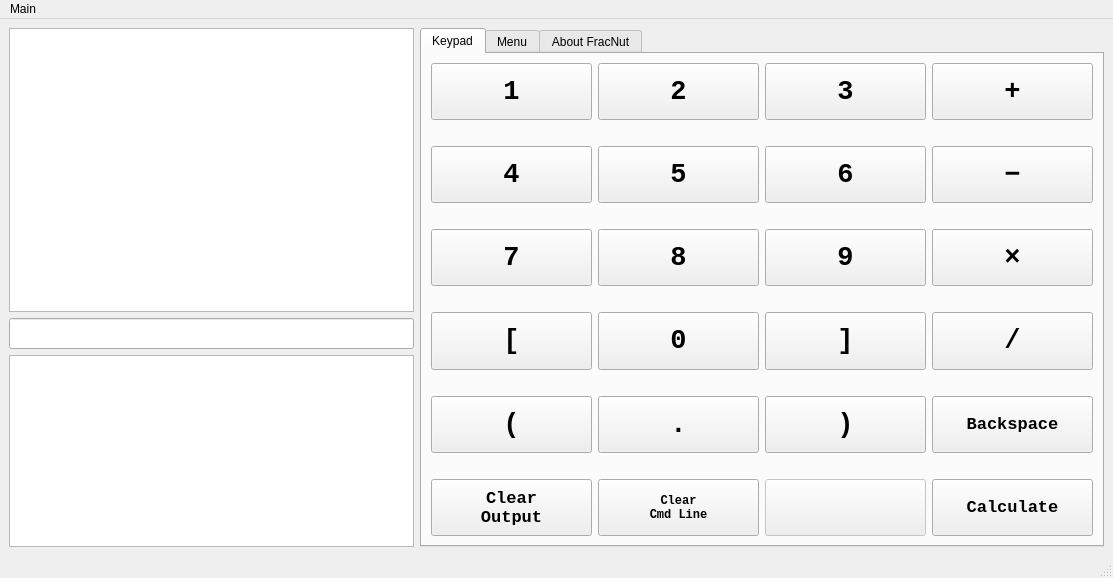
<?xml version="1.0" encoding="UTF-8"?>
<ui version="4.0">
 <class>MainWindow</class>
 <widget class="QMainWindow" name="MainWindow">
  <property name="enabled">
   <bool>true</bool>
  </property>
  <property name="geometry">
   <rect>
    <x>0</x>
    <y>0</y>
    <width>1113</width>
    <height>578</height>
   </rect>
  </property>
  <property name="windowTitle">
   <string>FracNut</string>
  </property>
  <widget class="QWidget" name="centralwidget">
   <layout class="QGridLayout" name="gridLayout">
    <item row="1" column="1">
     <widget class="QTabWidget" name="TabBar">
      <property name="enabled">
       <bool>true</bool>
      </property>
      <property name="sizePolicy">
       <sizepolicy hsizetype="Expanding" vsizetype="Expanding">
        <horstretch>0</horstretch>
        <verstretch>1</verstretch>
       </sizepolicy>
      </property>
      <property name="toolTip">
       <string>&lt;html&gt;&lt;head/&gt;&lt;body&gt;&lt;p&gt;&lt;br/&gt;&lt;/p&gt;&lt;/body&gt;&lt;/html&gt;</string>
      </property>
      <property name="currentIndex">
       <number>0</number>
      </property>
      <widget class="QWidget" name="Keypad">
       <attribute name="title">
        <string>Keypad</string>
       </attribute>
       <layout class="QGridLayout" name="gridLayout_2">
        <item row="3" column="0">
         <spacer name="horizontalSpacer_3">
          <property name="orientation">
           <enum>Qt::Horizontal</enum>
          </property>
          <property name="sizeHint" stdset="0">
           <size>
            <width>40</width>
            <height>20</height>
           </size>
          </property>
         </spacer>
        </item>
        <item row="0" column="0">
         <layout class="QHBoxLayout" name="horizontalLayout_2">
          <item>
           <widget class="QPushButton" name="Keypad1">
            <property name="sizePolicy">
             <sizepolicy hsizetype="Expanding" vsizetype="Expanding">
              <horstretch>0</horstretch>
              <verstretch>0</verstretch>
             </sizepolicy>
            </property>
            <property name="font">
             <font>
              <family>Courier New</family>
              <pointsize>20</pointsize>
              <bold>true</bold>
             </font>
            </property>
            <property name="text">
             <string>1</string>
            </property>
           </widget>
          </item>
          <item>
           <widget class="QPushButton" name="Keypad2">
            <property name="sizePolicy">
             <sizepolicy hsizetype="Expanding" vsizetype="Expanding">
              <horstretch>0</horstretch>
              <verstretch>0</verstretch>
             </sizepolicy>
            </property>
            <property name="font">
             <font>
              <family>Courier New</family>
              <pointsize>20</pointsize>
              <bold>true</bold>
             </font>
            </property>
            <property name="text">
             <string>2</string>
            </property>
           </widget>
          </item>
          <item>
           <widget class="QPushButton" name="Keypad3">
            <property name="sizePolicy">
             <sizepolicy hsizetype="Expanding" vsizetype="Expanding">
              <horstretch>0</horstretch>
              <verstretch>0</verstretch>
             </sizepolicy>
            </property>
            <property name="font">
             <font>
              <family>Courier New</family>
              <pointsize>20</pointsize>
              <bold>true</bold>
             </font>
            </property>
            <property name="text">
             <string>3</string>
            </property>
           </widget>
          </item>
          <item>
           <widget class="QPushButton" name="KeypadPlus">
            <property name="sizePolicy">
             <sizepolicy hsizetype="Expanding" vsizetype="Expanding">
              <horstretch>0</horstretch>
              <verstretch>0</verstretch>
             </sizepolicy>
            </property>
            <property name="font">
             <font>
              <family>Courier New</family>
              <pointsize>20</pointsize>
              <bold>true</bold>
             </font>
            </property>
            <property name="text">
             <string>+</string>
            </property>
           </widget>
          </item>
         </layout>
        </item>
        <item row="1" column="0">
         <spacer name="horizontalSpacer_4">
          <property name="orientation">
           <enum>Qt::Horizontal</enum>
          </property>
          <property name="sizeHint" stdset="0">
           <size>
            <width>40</width>
            <height>20</height>
           </size>
          </property>
         </spacer>
        </item>
        <item row="5" column="0">
         <layout class="QHBoxLayout" name="horizontalLayout_4">
          <item>
           <widget class="QPushButton" name="Keypad7">
            <property name="sizePolicy">
             <sizepolicy hsizetype="Expanding" vsizetype="Expanding">
              <horstretch>0</horstretch>
              <verstretch>0</verstretch>
             </sizepolicy>
            </property>
            <property name="font">
             <font>
              <family>Courier New</family>
              <pointsize>20</pointsize>
              <bold>true</bold>
             </font>
            </property>
            <property name="text">
             <string>7</string>
            </property>
           </widget>
          </item>
          <item>
           <widget class="QPushButton" name="Keypad8">
            <property name="sizePolicy">
             <sizepolicy hsizetype="Expanding" vsizetype="Expanding">
              <horstretch>0</horstretch>
              <verstretch>0</verstretch>
             </sizepolicy>
            </property>
            <property name="font">
             <font>
              <family>Courier New</family>
              <pointsize>20</pointsize>
              <bold>true</bold>
             </font>
            </property>
            <property name="text">
             <string>8</string>
            </property>
           </widget>
          </item>
          <item>
           <widget class="QPushButton" name="Keypad9">
            <property name="sizePolicy">
             <sizepolicy hsizetype="Expanding" vsizetype="Expanding">
              <horstretch>0</horstretch>
              <verstretch>0</verstretch>
             </sizepolicy>
            </property>
            <property name="font">
             <font>
              <family>Courier New</family>
              <pointsize>20</pointsize>
              <bold>true</bold>
             </font>
            </property>
            <property name="text">
             <string>9</string>
            </property>
           </widget>
          </item>
          <item>
           <widget class="QPushButton" name="KeypadMultiply">
            <property name="sizePolicy">
             <sizepolicy hsizetype="Expanding" vsizetype="Expanding">
              <horstretch>0</horstretch>
              <verstretch>0</verstretch>
             </sizepolicy>
            </property>
            <property name="font">
             <font>
              <family>Courier New</family>
              <pointsize>20</pointsize>
              <bold>true</bold>
             </font>
            </property>
            <property name="text">
             <string>×</string>
            </property>
           </widget>
          </item>
         </layout>
        </item>
        <item row="14" column="0">
         <spacer name="horizontalSpacer_1">
          <property name="orientation">
           <enum>Qt::Horizontal</enum>
          </property>
          <property name="sizeHint" stdset="0">
           <size>
            <width>40</width>
            <height>20</height>
           </size>
          </property>
         </spacer>
        </item>
        <item row="2" column="0">
         <layout class="QHBoxLayout" name="horizontalLayout_3">
          <item>
           <widget class="QPushButton" name="Keypad4">
            <property name="sizePolicy">
             <sizepolicy hsizetype="Expanding" vsizetype="Expanding">
              <horstretch>0</horstretch>
              <verstretch>0</verstretch>
             </sizepolicy>
            </property>
            <property name="font">
             <font>
              <family>Courier New</family>
              <pointsize>20</pointsize>
              <bold>true</bold>
             </font>
            </property>
            <property name="text">
             <string>4</string>
            </property>
           </widget>
          </item>
          <item>
           <widget class="QPushButton" name="Keypad5">
            <property name="sizePolicy">
             <sizepolicy hsizetype="Expanding" vsizetype="Expanding">
              <horstretch>0</horstretch>
              <verstretch>0</verstretch>
             </sizepolicy>
            </property>
            <property name="font">
             <font>
              <family>Courier New</family>
              <pointsize>20</pointsize>
              <bold>true</bold>
             </font>
            </property>
            <property name="text">
             <string>5</string>
            </property>
           </widget>
          </item>
          <item>
           <widget class="QPushButton" name="Keypad6">
            <property name="sizePolicy">
             <sizepolicy hsizetype="Expanding" vsizetype="Expanding">
              <horstretch>0</horstretch>
              <verstretch>0</verstretch>
             </sizepolicy>
            </property>
            <property name="font">
             <font>
              <family>Courier New</family>
              <pointsize>20</pointsize>
              <bold>true</bold>
             </font>
            </property>
            <property name="text">
             <string>6</string>
            </property>
           </widget>
          </item>
          <item>
           <widget class="QPushButton" name="KeypadMinus">
            <property name="sizePolicy">
             <sizepolicy hsizetype="Expanding" vsizetype="Expanding">
              <horstretch>0</horstretch>
              <verstretch>0</verstretch>
             </sizepolicy>
            </property>
            <property name="font">
             <font>
              <family>Courier New</family>
              <pointsize>20</pointsize>
              <bold>true</bold>
             </font>
            </property>
            <property name="text">
             <string>−</string>
            </property>
           </widget>
          </item>
         </layout>
        </item>
        <item row="7" column="0">
         <layout class="QHBoxLayout" name="horizontalLayout_5">
          <item>
           <widget class="QPushButton" name="KeypadLeftBracket">
            <property name="sizePolicy">
             <sizepolicy hsizetype="Expanding" vsizetype="Expanding">
              <horstretch>0</horstretch>
              <verstretch>0</verstretch>
             </sizepolicy>
            </property>
            <property name="font">
             <font>
              <family>Courier New</family>
              <pointsize>20</pointsize>
              <bold>true</bold>
             </font>
            </property>
            <property name="text">
             <string>[</string>
            </property>
           </widget>
          </item>
          <item>
           <widget class="QPushButton" name="Keypad0">
            <property name="sizePolicy">
             <sizepolicy hsizetype="Expanding" vsizetype="Expanding">
              <horstretch>0</horstretch>
              <verstretch>0</verstretch>
             </sizepolicy>
            </property>
            <property name="font">
             <font>
              <family>Courier New</family>
              <pointsize>20</pointsize>
              <bold>true</bold>
             </font>
            </property>
            <property name="text">
             <string>0</string>
            </property>
           </widget>
          </item>
          <item>
           <widget class="QPushButton" name="KeypadRightBracket">
            <property name="sizePolicy">
             <sizepolicy hsizetype="MinimumExpanding" vsizetype="Expanding">
              <horstretch>0</horstretch>
              <verstretch>0</verstretch>
             </sizepolicy>
            </property>
            <property name="font">
             <font>
              <family>Courier New</family>
              <pointsize>20</pointsize>
              <bold>true</bold>
             </font>
            </property>
            <property name="text">
             <string>]</string>
            </property>
           </widget>
          </item>
          <item>
           <widget class="QPushButton" name="KeypadDivide">
            <property name="sizePolicy">
             <sizepolicy hsizetype="Expanding" vsizetype="Expanding">
              <horstretch>0</horstretch>
              <verstretch>0</verstretch>
             </sizepolicy>
            </property>
            <property name="font">
             <font>
              <family>Courier New</family>
              <pointsize>20</pointsize>
              <bold>true</bold>
             </font>
            </property>
            <property name="text">
             <string>/</string>
            </property>
           </widget>
          </item>
         </layout>
        </item>
        <item row="15" column="0">
         <layout class="QHBoxLayout" name="horizontalLayout_6">
          <item>
           <widget class="QPushButton" name="KeypadClearOutput">
            <property name="enabled">
             <bool>true</bool>
            </property>
            <property name="sizePolicy">
             <sizepolicy hsizetype="Expanding" vsizetype="Expanding">
              <horstretch>0</horstretch>
              <verstretch>0</verstretch>
             </sizepolicy>
            </property>
            <property name="font">
             <font>
              <family>Courier New</family>
              <pointsize>13</pointsize>
              <bold>true</bold>
             </font>
            </property>
            <property name="text">
             <string>Clear
Output</string>
            </property>
           </widget>
          </item>
          <item>
           <widget class="QPushButton" name="KeypadClearCommandLine">
            <property name="enabled">
             <bool>true</bool>
            </property>
            <property name="sizePolicy">
             <sizepolicy hsizetype="Expanding" vsizetype="Expanding">
              <horstretch>0</horstretch>
              <verstretch>0</verstretch>
             </sizepolicy>
            </property>
            <property name="font">
             <font>
              <family>Courier New</family>
              <bold>true</bold>
             </font>
            </property>
            <property name="text">
             <string>Clear
Cmd Line</string>
            </property>
           </widget>
          </item>
          <item>
           <widget class="QPushButton" name="BLANK1">
            <property name="enabled">
             <bool>false</bool>
            </property>
            <property name="sizePolicy">
             <sizepolicy hsizetype="Expanding" vsizetype="Expanding">
              <horstretch>0</horstretch>
              <verstretch>0</verstretch>
             </sizepolicy>
            </property>
            <property name="text">
             <string/>
            </property>
           </widget>
          </item>
          <item>
           <widget class="QPushButton" name="KeypadCalculate">
            <property name="enabled">
             <bool>true</bool>
            </property>
            <property name="sizePolicy">
             <sizepolicy hsizetype="Expanding" vsizetype="Expanding">
              <horstretch>0</horstretch>
              <verstretch>0</verstretch>
             </sizepolicy>
            </property>
            <property name="font">
             <font>
              <family>Courier New</family>
              <pointsize>13</pointsize>
              <bold>true</bold>
             </font>
            </property>
            <property name="text">
             <string>Calculate</string>
            </property>
           </widget>
          </item>
         </layout>
        </item>
        <item row="9" column="0">
         <layout class="QHBoxLayout" name="horizontalLayout_9">
          <item>
           <widget class="QPushButton" name="KeypadLeftParentheses">
            <property name="sizePolicy">
             <sizepolicy hsizetype="Expanding" vsizetype="Expanding">
              <horstretch>0</horstretch>
              <verstretch>0</verstretch>
             </sizepolicy>
            </property>
            <property name="font">
             <font>
              <family>Courier New</family>
              <pointsize>20</pointsize>
              <bold>true</bold>
             </font>
            </property>
            <property name="text">
             <string>(</string>
            </property>
           </widget>
          </item>
          <item>
           <widget class="QPushButton" name="KeypadDot">
            <property name="sizePolicy">
             <sizepolicy hsizetype="Expanding" vsizetype="Expanding">
              <horstretch>0</horstretch>
              <verstretch>0</verstretch>
             </sizepolicy>
            </property>
            <property name="font">
             <font>
              <family>Courier New</family>
              <pointsize>20</pointsize>
              <bold>true</bold>
             </font>
            </property>
            <property name="text">
             <string>.</string>
            </property>
           </widget>
          </item>
          <item>
           <widget class="QPushButton" name="KeypadRightparentheses">
            <property name="sizePolicy">
             <sizepolicy hsizetype="Expanding" vsizetype="Expanding">
              <horstretch>0</horstretch>
              <verstretch>0</verstretch>
             </sizepolicy>
            </property>
            <property name="font">
             <font>
              <family>Courier New</family>
              <pointsize>20</pointsize>
              <bold>true</bold>
             </font>
            </property>
            <property name="text">
             <string>)</string>
            </property>
           </widget>
          </item>
          <item>
           <widget class="QPushButton" name="KeypadBackspace">
            <property name="sizePolicy">
             <sizepolicy hsizetype="Expanding" vsizetype="Expanding">
              <horstretch>0</horstretch>
              <verstretch>0</verstretch>
             </sizepolicy>
            </property>
            <property name="font">
             <font>
              <family>Courier New</family>
              <pointsize>13</pointsize>
              <bold>true</bold>
             </font>
            </property>
            <property name="text">
             <string>Backspace</string>
            </property>
           </widget>
          </item>
         </layout>
        </item>
        <item row="8" column="0">
         <spacer name="horizontalSpacer_5">
          <property name="orientation">
           <enum>Qt::Horizontal</enum>
          </property>
          <property name="sizeHint" stdset="0">
           <size>
            <width>40</width>
            <height>20</height>
           </size>
          </property>
         </spacer>
        </item>
        <item row="6" column="0">
         <spacer name="horizontalSpacer_2">
          <property name="orientation">
           <enum>Qt::Horizontal</enum>
          </property>
          <property name="sizeHint" stdset="0">
           <size>
            <width>40</width>
            <height>20</height>
           </size>
          </property>
         </spacer>
        </item>
       </layout>
      </widget>
      <widget class="QWidget" name="Menu">
       <property name="enabled">
        <bool>true</bool>
       </property>
       <attribute name="title">
        <string>Menu</string>
       </attribute>
       <layout class="QGridLayout" name="gridLayout_3">
        <item row="8" column="0">
         <layout class="QHBoxLayout" name="horizontalLayout_8">
          <item>
           <widget class="QPushButton" name="MenuClearOutput">
            <property name="sizePolicy">
             <sizepolicy hsizetype="Expanding" vsizetype="Expanding">
              <horstretch>0</horstretch>
              <verstretch>0</verstretch>
             </sizepolicy>
            </property>
            <property name="font">
             <font>
              <family>Courier New</family>
              <pointsize>13</pointsize>
              <bold>true</bold>
             </font>
            </property>
            <property name="text">
             <string>Clear
Output</string>
            </property>
           </widget>
          </item>
          <item>
           <widget class="QPushButton" name="MenuClearCommandLine">
            <property name="sizePolicy">
             <sizepolicy hsizetype="Expanding" vsizetype="Expanding">
              <horstretch>0</horstretch>
              <verstretch>0</verstretch>
             </sizepolicy>
            </property>
            <property name="font">
             <font>
              <family>Courier New</family>
              <pointsize>13</pointsize>
              <bold>true</bold>
             </font>
            </property>
            <property name="text">
             <string>Clear
Cmd Line</string>
            </property>
           </widget>
          </item>
          <item>
           <widget class="QPushButton" name="BLANK2">
            <property name="enabled">
             <bool>false</bool>
            </property>
            <property name="sizePolicy">
             <sizepolicy hsizetype="Expanding" vsizetype="Expanding">
              <horstretch>0</horstretch>
              <verstretch>0</verstretch>
             </sizepolicy>
            </property>
            <property name="text">
             <string/>
            </property>
           </widget>
          </item>
          <item>
           <widget class="QPushButton" name="MenuCalculate">
            <property name="sizePolicy">
             <sizepolicy hsizetype="Expanding" vsizetype="Expanding">
              <horstretch>0</horstretch>
              <verstretch>0</verstretch>
             </sizepolicy>
            </property>
            <property name="font">
             <font>
              <family>Courier New</family>
              <bold>true</bold>
             </font>
            </property>
            <property name="text">
             <string>Calculate</string>
            </property>
           </widget>
          </item>
         </layout>
        </item>
        <item row="4" column="0">
         <layout class="QHBoxLayout" name="horizontalLayout_10">
          <item>
           <widget class="QPushButton" name="MenuDecimal">
            <property name="sizePolicy">
             <sizepolicy hsizetype="Expanding" vsizetype="Expanding">
              <horstretch>0</horstretch>
              <verstretch>0</verstretch>
             </sizepolicy>
            </property>
            <property name="font">
             <font>
              <family>Courier New</family>
              <bold>true</bold>
             </font>
            </property>
            <property name="text">
             <string>Decimal</string>
            </property>
           </widget>
          </item>
          <item>
           <widget class="QPushButton" name="MenuDecimalLastResult">
            <property name="sizePolicy">
             <sizepolicy hsizetype="Expanding" vsizetype="Expanding">
              <horstretch>0</horstretch>
              <verstretch>0</verstretch>
             </sizepolicy>
            </property>
            <property name="font">
             <font>
              <family>Courier New</family>
              <pointsize>13</pointsize>
              <bold>true</bold>
             </font>
            </property>
            <property name="text">
             <string>Decimal
Last Result</string>
            </property>
           </widget>
          </item>
          <item>
           <widget class="QPushButton" name="MenuDecimalClioboard">
            <property name="sizePolicy">
             <sizepolicy hsizetype="Expanding" vsizetype="Expanding">
              <horstretch>0</horstretch>
              <verstretch>0</verstretch>
             </sizepolicy>
            </property>
            <property name="font">
             <font>
              <family>Courier New</family>
              <bold>true</bold>
             </font>
            </property>
            <property name="text">
             <string>Decimal
Clipboard</string>
            </property>
           </widget>
          </item>
         </layout>
        </item>
        <item row="2" column="0">
         <layout class="QHBoxLayout" name="horizontalLayout_7">
          <item>
           <widget class="QPushButton" name="MenuSaveToClipboard">
            <property name="sizePolicy">
             <sizepolicy hsizetype="Expanding" vsizetype="Expanding">
              <horstretch>0</horstretch>
              <verstretch>0</verstretch>
             </sizepolicy>
            </property>
            <property name="font">
             <font>
              <family>Courier New</family>
              <pointsize>13</pointsize>
              <bold>true</bold>
             </font>
            </property>
            <property name="text">
             <string>Save to 
Clipboard</string>
            </property>
           </widget>
          </item>
          <item>
           <widget class="QPushButton" name="MenuClipboard">
            <property name="sizePolicy">
             <sizepolicy hsizetype="Expanding" vsizetype="Expanding">
              <horstretch>0</horstretch>
              <verstretch>0</verstretch>
             </sizepolicy>
            </property>
            <property name="font">
             <font>
              <family>Courier New</family>
              <pointsize>13</pointsize>
              <bold>true</bold>
             </font>
            </property>
            <property name="text">
             <string>Clipboard</string>
            </property>
           </widget>
          </item>
          <item>
           <widget class="QPushButton" name="MenuUseClipboard">
            <property name="sizePolicy">
             <sizepolicy hsizetype="Expanding" vsizetype="Expanding">
              <horstretch>0</horstretch>
              <verstretch>0</verstretch>
             </sizepolicy>
            </property>
            <property name="font">
             <font>
              <family>Courier New</family>
              <pointsize>13</pointsize>
              <bold>true</bold>
             </font>
            </property>
            <property name="text">
             <string>Use
Clipboard</string>
            </property>
           </widget>
          </item>
          <item>
           <widget class="QPushButton" name="MenuRemoveClipboard">
            <property name="sizePolicy">
             <sizepolicy hsizetype="Expanding" vsizetype="Expanding">
              <horstretch>0</horstretch>
              <verstretch>0</verstretch>
             </sizepolicy>
            </property>
            <property name="font">
             <font>
              <family>Courier New</family>
              <pointsize>13</pointsize>
              <bold>true</bold>
             </font>
            </property>
            <property name="text">
             <string>Remove
Clipboard</string>
            </property>
           </widget>
          </item>
         </layout>
        </item>
        <item row="5" column="0">
         <spacer name="horizontalSpacer_8">
          <property name="orientation">
           <enum>Qt::Horizontal</enum>
          </property>
          <property name="sizeHint" stdset="0">
           <size>
            <width>40</width>
            <height>20</height>
           </size>
          </property>
         </spacer>
        </item>
        <item row="3" column="0">
         <spacer name="horizontalSpacer_7">
          <property name="orientation">
           <enum>Qt::Horizontal</enum>
          </property>
          <property name="sizeHint" stdset="0">
           <size>
            <width>40</width>
            <height>20</height>
           </size>
          </property>
         </spacer>
        </item>
        <item row="6" column="0">
         <layout class="QVBoxLayout" name="verticalLayout">
          <item>
           <widget class="QPushButton" name="MenuGetForHelp">
            <property name="sizePolicy">
             <sizepolicy hsizetype="Expanding" vsizetype="Expanding">
              <horstretch>0</horstretch>
              <verstretch>0</verstretch>
             </sizepolicy>
            </property>
            <property name="font">
             <font>
              <family>Courier New</family>
              <pointsize>15</pointsize>
              <bold>true</bold>
             </font>
            </property>
            <property name="text">
             <string>Get For Help</string>
            </property>
           </widget>
          </item>
         </layout>
        </item>
        <item row="1" column="0">
         <spacer name="horizontalSpacer">
          <property name="orientation">
           <enum>Qt::Horizontal</enum>
          </property>
          <property name="sizeHint" stdset="0">
           <size>
            <width>40</width>
            <height>20</height>
           </size>
          </property>
         </spacer>
        </item>
        <item row="0" column="0">
         <layout class="QHBoxLayout" name="horizontalLayout">
          <item>
           <widget class="QPushButton" name="MenuLastResult">
            <property name="sizePolicy">
             <sizepolicy hsizetype="Expanding" vsizetype="Expanding">
              <horstretch>0</horstretch>
              <verstretch>0</verstretch>
             </sizepolicy>
            </property>
            <property name="font">
             <font>
              <family>Courier New</family>
              <pointsize>15</pointsize>
              <bold>true</bold>
             </font>
            </property>
            <property name="text">
             <string>Last Result</string>
            </property>
           </widget>
          </item>
          <item>
           <widget class="QPushButton" name="MenuUseLastResult">
            <property name="sizePolicy">
             <sizepolicy hsizetype="Expanding" vsizetype="Expanding">
              <horstretch>0</horstretch>
              <verstretch>0</verstretch>
             </sizepolicy>
            </property>
            <property name="font">
             <font>
              <family>Courier New</family>
              <pointsize>15</pointsize>
              <bold>true</bold>
             </font>
            </property>
            <property name="text">
             <string>Use
Last Result</string>
            </property>
           </widget>
          </item>
          <item>
           <widget class="QPushButton" name="MenuRemoveLastResult">
            <property name="sizePolicy">
             <sizepolicy hsizetype="Expanding" vsizetype="Expanding">
              <horstretch>0</horstretch>
              <verstretch>0</verstretch>
             </sizepolicy>
            </property>
            <property name="font">
             <font>
              <family>Courier New</family>
              <pointsize>15</pointsize>
              <bold>true</bold>
             </font>
            </property>
            <property name="text">
             <string>Remove
Last Result</string>
            </property>
           </widget>
          </item>
         </layout>
        </item>
        <item row="7" column="0">
         <spacer name="horizontalSpacer_6">
          <property name="orientation">
           <enum>Qt::Horizontal</enum>
          </property>
          <property name="sizeHint" stdset="0">
           <size>
            <width>40</width>
            <height>20</height>
           </size>
          </property>
         </spacer>
        </item>
       </layout>
      </widget>
      <widget class="QWidget" name="AboutFracNut">
       <property name="enabled">
        <bool>true</bool>
       </property>
       <attribute name="title">
        <string>About FracNut</string>
       </attribute>
       <layout class="QGridLayout" name="gridLayout_4">
        <item row="0" column="0">
         <layout class="QVBoxLayout" name="verticalLayout_3">
          <item>
           <widget class="QLabel" name="ApplicationName">
            <property name="font">
             <font>
              <family>Times New Roman</family>
              <pointsize>25</pointsize>
              <italic>false</italic>
              <bold>false</bold>
             </font>
            </property>
            <property name="text">
             <string>&lt;html&gt;&lt;head/&gt;&lt;body&gt;&lt;p&gt;&lt;span style=&quot; font-weight:700;&quot;&gt;FracNut🌰&lt;/span&gt; (Fraction Calculator)&lt;/p&gt;&lt;p&gt;by &lt;span style=&quot; font-weight:700;&quot;&gt;Frank Yang&lt;/span&gt;&lt;/p&gt;&lt;/body&gt;&lt;/html&gt;</string>
            </property>
            <property name="alignment">
             <set>Qt::AlignCenter</set>
            </property>
           </widget>
          </item>
          <item>
           <widget class="QLabel" name="ApplicationIntroduction">
            <property name="font">
             <font>
              <family>Times New Roman</family>
              <pointsize>15</pointsize>
             </font>
            </property>
            <property name="text">
             <string>&lt;html&gt;&lt;head/&gt;&lt;body&gt;&lt;p&gt;&lt;span style=&quot; font-weight:700;&quot;&gt;FracNut&lt;/span&gt; (derived from &lt;span style=&quot; font-weight:700;&quot;&gt;Frac&lt;/span&gt;tio&lt;span style=&quot; font-weight:700;&quot;&gt;nUt&lt;/span&gt;ility) is a powerful fraction calculator for user. &lt;/p&gt;&lt;p&gt;Users are able to calculate fractions in this calculator. &lt;/p&gt;&lt;p&gt;&lt;span style=&quot; font-weight:700; font-style:italic;&quot;&gt;In this way, errors due to the conversion of fractions to decimals can be avoided&lt;/span&gt;.&lt;/p&gt;&lt;/body&gt;&lt;/html&gt;</string>
            </property>
           </widget>
          </item>
          <item>
           <widget class="QLabel" name="ProductTimeline">
            <property name="font">
             <font>
              <family>Times New Roman</family>
              <pointsize>15</pointsize>
             </font>
            </property>
            <property name="text">
             <string>&lt;html&gt;&lt;head/&gt;&lt;body&gt;&lt;p align=&quot;center&quot;&gt;&lt;span style=&quot; font-size:18pt; font-weight:700;&quot;&gt;Product Timeline&lt;/span&gt;&lt;/p&gt;&lt;p&gt;&lt;span style=&quot; font-weight:700;&quot;&gt;FractionUtility (Console Program)&lt;/span&gt; Developing until Aug 15, 2023;&lt;/p&gt;&lt;p&gt;&lt;span style=&quot; font-weight:700;&quot;&gt;FracNut (Console Program)&lt;/span&gt; Developing until Sept 8, 2023;&lt;/p&gt;&lt;p&gt;&lt;span style=&quot; font-weight:700;&quot;&gt;FracNut (GUI Program)&lt;/span&gt; ver 1.0.0 Released Sept 9, 2023.&lt;/p&gt;&lt;/body&gt;&lt;/html&gt;</string>
            </property>
           </widget>
          </item>
          <item>
           <widget class="QLabel" name="ContactTheAuthor">
            <property name="font">
             <font>
              <family>Times New Roman</family>
              <pointsize>16</pointsize>
             </font>
            </property>
            <property name="text">
             <string>&lt;html&gt;&lt;head/&gt;&lt;body&gt;&lt;p&gt;&lt;span style=&quot; font-size:18pt; font-weight:700;&quot;&gt;Contact The Author:&lt;/span&gt;&lt;span style=&quot; font-size:18pt;&quot;&gt; yxk0610@icloud.com&lt;/span&gt;&lt;/p&gt;&lt;/body&gt;&lt;/html&gt;</string>
            </property>
            <property name="alignment">
             <set>Qt::AlignCenter</set>
            </property>
           </widget>
          </item>
         </layout>
        </item>
       </layout>
      </widget>
     </widget>
    </item>
    <item row="1" column="0">
     <layout class="QVBoxLayout" name="verticalLayout_2">
      <item>
       <widget class="QTextEdit" name="Output">
        <property name="enabled">
         <bool>true</bool>
        </property>
        <property name="font">
         <font>
          <family>Courier New</family>
          <pointsize>15</pointsize>
         </font>
        </property>
        <property name="cursor" stdset="0">
         <cursorShape>IBeamCursor</cursorShape>
        </property>
        <property name="mouseTracking">
         <bool>false</bool>
        </property>
        <property name="sizeAdjustPolicy">
         <enum>QAbstractScrollArea::AdjustToContentsOnFirstShow</enum>
        </property>
        <property name="readOnly">
         <bool>true</bool>
        </property>
       </widget>
      </item>
      <item>
       <widget class="QLineEdit" name="InputNotifier">
        <property name="enabled">
         <bool>true</bool>
        </property>
        <property name="font">
         <font>
          <family>Courier New</family>
          <pointsize>15</pointsize>
         </font>
        </property>
        <property name="cursor">
         <cursorShape>ForbiddenCursor</cursorShape>
        </property>
        <property name="mouseTracking">
         <bool>false</bool>
        </property>
        <property name="alignment">
         <set>Qt::AlignCenter</set>
        </property>
        <property name="readOnly">
         <bool>true</bool>
        </property>
       </widget>
      </item>
      <item>
       <widget class="QTextEdit" name="CommandLine">
        <property name="sizePolicy">
         <sizepolicy hsizetype="Expanding" vsizetype="Minimum">
          <horstretch>0</horstretch>
          <verstretch>0</verstretch>
         </sizepolicy>
        </property>
        <property name="font">
         <font>
          <family>Courier New</family>
          <pointsize>15</pointsize>
         </font>
        </property>
        <property name="focusPolicy">
         <enum>Qt::StrongFocus</enum>
        </property>
       </widget>
      </item>
     </layout>
    </item>
   </layout>
  </widget>
  <widget class="QMenuBar" name="menubar">
   <property name="geometry">
    <rect>
     <x>0</x>
     <y>0</y>
     <width>1113</width>
     <height>37</height>
    </rect>
   </property>
   <widget class="QMenu" name="menuFracNut_A_Fabulous_Calculator_for_Fraction_Calculations">
    <property name="title">
     <string>Main</string>
    </property>
   </widget>
   <addaction name="menuFracNut_A_Fabulous_Calculator_for_Fraction_Calculations"/>
  </widget>
  <widget class="QStatusBar" name="statusbar"/>
 </widget>
 <resources/>
 <connections/>
</ui>
